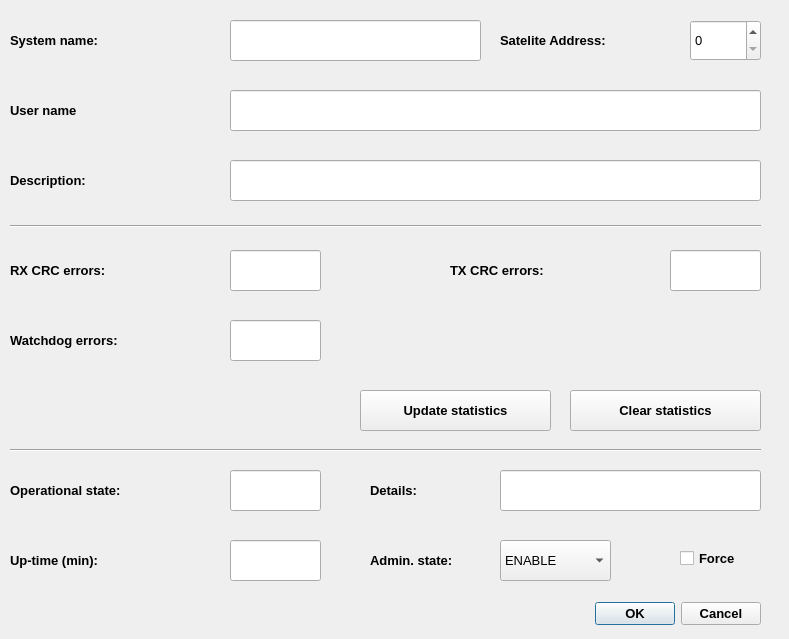
<?xml version="1.0" encoding="UTF-8"?>
<ui version="4.0">
 <class>sateliteDialog</class>
 <widget class="QDialog" name="sateliteDialog">
  <property name="geometry">
   <rect>
    <x>0</x>
    <y>0</y>
    <width>789</width>
    <height>639</height>
   </rect>
  </property>
  <property name="windowTitle">
   <string>Satelite</string>
  </property>
  <property name="windowIcon">
   <iconset>
    <normaloff>../icons/satelite.png</normaloff>../icons/satelite.png</iconset>
  </property>
  <widget class="QComboBox" name="adminStateComboBox">
   <property name="geometry">
    <rect>
     <x>500</x>
     <y>540</y>
     <width>111</width>
     <height>41</height>
    </rect>
   </property>
   <property name="font">
    <font>
     <pointsize>10</pointsize>
    </font>
   </property>
   <property name="whatsThis">
    <string>Satelite administrative state [ENABLE | DISABLE]</string>
   </property>
   <item>
    <property name="text">
     <string>ENABLE</string>
    </property>
   </item>
   <item>
    <property name="text">
     <string>DISABLE</string>
    </property>
   </item>
  </widget>
  <widget class="QLabel" name="label_3">
   <property name="geometry">
    <rect>
     <x>370</x>
     <y>540</y>
     <width>131</width>
     <height>41</height>
    </rect>
   </property>
   <property name="font">
    <font>
     <pointsize>10</pointsize>
     <weight>75</weight>
     <bold>true</bold>
    </font>
   </property>
   <property name="whatsThis">
    <string>&lt;html&gt;&lt;head/&gt;&lt;body&gt;&lt;p&gt;&lt;span style=&quot; font-weight:400;&quot;&gt;Satelite administrative state [ENABLE | DISABLE]&lt;/span&gt;&lt;/p&gt;&lt;/body&gt;&lt;/html&gt;</string>
   </property>
   <property name="text">
    <string>Admin. state:</string>
   </property>
   <property name="wordWrap">
    <bool>true</bool>
   </property>
  </widget>
  <widget class="QLabel" name="label_4">
   <property name="geometry">
    <rect>
     <x>10</x>
     <y>470</y>
     <width>221</width>
     <height>41</height>
    </rect>
   </property>
   <property name="font">
    <font>
     <pointsize>10</pointsize>
     <weight>75</weight>
     <bold>true</bold>
    </font>
   </property>
   <property name="whatsThis">
    <string>&lt;html&gt;&lt;head/&gt;&lt;body&gt;&lt;p&gt;&lt;span style=&quot; font-weight:400;&quot;&gt;Satelite operational state [AVAIL | UNAVAIL]&lt;/span&gt;&lt;/p&gt;&lt;/body&gt;&lt;/html&gt;</string>
   </property>
   <property name="text">
    <string>Operational state:</string>
   </property>
  </widget>
  <widget class="QLineEdit" name="opStateSummaryLineEdit">
   <property name="geometry">
    <rect>
     <x>230</x>
     <y>470</y>
     <width>91</width>
     <height>41</height>
    </rect>
   </property>
   <property name="font">
    <font>
     <pointsize>10</pointsize>
    </font>
   </property>
   <property name="whatsThis">
    <string>Satelite operational state [AVAIL | UNAVAIL]</string>
   </property>
   <property name="text">
    <string/>
   </property>
   <property name="readOnly">
    <bool>true</bool>
   </property>
  </widget>
  <widget class="QCheckBox" name="adminStateForceCheckBox">
   <property name="geometry">
    <rect>
     <x>680</x>
     <y>538</y>
     <width>91</width>
     <height>41</height>
    </rect>
   </property>
   <property name="font">
    <font>
     <pointsize>10</pointsize>
     <weight>75</weight>
     <bold>true</bold>
    </font>
   </property>
   <property name="whatsThis">
    <string>&lt;html&gt;&lt;head/&gt;&lt;body&gt;&lt;p&gt;&lt;span style=&quot; font-weight:400;&quot;&gt;Satelite Force Admin state change - recursively changes admin state of childs&lt;/span&gt;&lt;/p&gt;&lt;/body&gt;&lt;/html&gt;</string>
   </property>
   <property name="text">
    <string>Force</string>
   </property>
  </widget>
  <widget class="QLabel" name="label_5">
   <property name="geometry">
    <rect>
     <x>10</x>
     <y>540</y>
     <width>221</width>
     <height>41</height>
    </rect>
   </property>
   <property name="font">
    <font>
     <pointsize>10</pointsize>
     <weight>75</weight>
     <bold>true</bold>
    </font>
   </property>
   <property name="whatsThis">
    <string>&lt;html&gt;&lt;head/&gt;&lt;body&gt;&lt;p&gt;&lt;span style=&quot; font-weight:400;&quot;&gt;Satelite uptime - time sinse previous satelite start&lt;/span&gt;&lt;/p&gt;&lt;/body&gt;&lt;/html&gt;</string>
   </property>
   <property name="text">
    <string>Up-time (min):</string>
   </property>
  </widget>
  <widget class="QLineEdit" name="upTimeLineEdit">
   <property name="geometry">
    <rect>
     <x>230</x>
     <y>540</y>
     <width>91</width>
     <height>41</height>
    </rect>
   </property>
   <property name="font">
    <font>
     <pointsize>10</pointsize>
    </font>
   </property>
   <property name="whatsThis">
    <string>Satelite uptime - time sinse previous satelite start</string>
   </property>
   <property name="text">
    <string/>
   </property>
   <property name="readOnly">
    <bool>true</bool>
   </property>
  </widget>
  <widget class="QDialogButtonBox" name="confirmButtonBox">
   <property name="geometry">
    <rect>
     <x>590</x>
     <y>588</y>
     <width>171</width>
     <height>51</height>
    </rect>
   </property>
   <property name="font">
    <font>
     <pointsize>10</pointsize>
     <weight>75</weight>
     <bold>true</bold>
    </font>
   </property>
   <property name="standardButtons">
    <set>QDialogButtonBox::Cancel|QDialogButtonBox::Ok</set>
   </property>
  </widget>
  <widget class="QLabel" name="label_9">
   <property name="geometry">
    <rect>
     <x>370</x>
     <y>470</y>
     <width>91</width>
     <height>41</height>
    </rect>
   </property>
   <property name="font">
    <font>
     <pointsize>10</pointsize>
     <weight>75</weight>
     <bold>true</bold>
    </font>
   </property>
   <property name="whatsThis">
    <string>&lt;html&gt;&lt;head/&gt;&lt;body&gt;&lt;p&gt;&lt;span style=&quot; font-weight:400;&quot;&gt;Satelite detailed operational state [INIT | DISABLE | CBL | ERRSEC | FAIL]&lt;/span&gt;&lt;/p&gt;&lt;/body&gt;&lt;/html&gt;</string>
   </property>
   <property name="text">
    <string>Details:</string>
   </property>
  </widget>
  <widget class="QLineEdit" name="opStateDetailLineEdit">
   <property name="geometry">
    <rect>
     <x>500</x>
     <y>470</y>
     <width>261</width>
     <height>41</height>
    </rect>
   </property>
   <property name="font">
    <font>
     <pointsize>10</pointsize>
    </font>
   </property>
   <property name="whatsThis">
    <string>&lt;html&gt;&lt;head/&gt;&lt;body&gt;&lt;p&gt;Satelite detailed operational state [INIT | DISABLE | CBL | ERRSEC | FAIL]&lt;/p&gt;&lt;/body&gt;&lt;/html&gt;</string>
   </property>
   <property name="text">
    <string/>
   </property>
   <property name="readOnly">
    <bool>true</bool>
   </property>
  </widget>
  <widget class="QLabel" name="label_10">
   <property name="geometry">
    <rect>
     <x>500</x>
     <y>20</y>
     <width>181</width>
     <height>41</height>
    </rect>
   </property>
   <property name="font">
    <font>
     <pointsize>10</pointsize>
     <weight>75</weight>
     <bold>true</bold>
    </font>
   </property>
   <property name="whatsThis">
    <string>&lt;html&gt;&lt;head/&gt;&lt;body&gt;&lt;p&gt;&lt;span style=&quot; font-weight:400;&quot;&gt;Satelite address&lt;/span&gt;&lt;/p&gt;&lt;/body&gt;&lt;/html&gt;</string>
   </property>
   <property name="text">
    <string>Satelite Address:</string>
   </property>
  </widget>
  <widget class="QLineEdit" name="descriptionLineEdit">
   <property name="geometry">
    <rect>
     <x>230</x>
     <y>160</y>
     <width>531</width>
     <height>41</height>
    </rect>
   </property>
   <property name="font">
    <font>
     <pointsize>10</pointsize>
    </font>
   </property>
   <property name="whatsThis">
    <string>Satelite description</string>
   </property>
   <property name="text">
    <string/>
   </property>
   <property name="readOnly">
    <bool>false</bool>
   </property>
  </widget>
  <widget class="QLabel" name="label_16">
   <property name="geometry">
    <rect>
     <x>10</x>
     <y>160</y>
     <width>221</width>
     <height>41</height>
    </rect>
   </property>
   <property name="font">
    <font>
     <pointsize>10</pointsize>
     <weight>75</weight>
     <bold>true</bold>
    </font>
   </property>
   <property name="whatsThis">
    <string>&lt;html&gt;&lt;head/&gt;&lt;body&gt;&lt;p&gt;&lt;span style=&quot; font-size:8pt; font-weight:400;&quot;&gt;Satelite description&lt;/span&gt;&lt;/p&gt;&lt;/body&gt;&lt;/html&gt;</string>
   </property>
   <property name="text">
    <string>Description:</string>
   </property>
  </widget>
  <widget class="QLineEdit" name="rxCrcErrLineEdit">
   <property name="geometry">
    <rect>
     <x>230</x>
     <y>250</y>
     <width>91</width>
     <height>41</height>
    </rect>
   </property>
   <property name="font">
    <font>
     <pointsize>10</pointsize>
    </font>
   </property>
   <property name="whatsThis">
    <string>Received CRC errors</string>
   </property>
   <property name="text">
    <string/>
   </property>
   <property name="readOnly">
    <bool>true</bool>
   </property>
  </widget>
  <widget class="QLabel" name="label_7">
   <property name="geometry">
    <rect>
     <x>10</x>
     <y>250</y>
     <width>221</width>
     <height>41</height>
    </rect>
   </property>
   <property name="font">
    <font>
     <pointsize>10</pointsize>
     <weight>75</weight>
     <bold>true</bold>
    </font>
   </property>
   <property name="whatsThis">
    <string>&lt;html&gt;&lt;head/&gt;&lt;body&gt;&lt;p&gt;&lt;span style=&quot; font-weight:400;&quot;&gt;Received CRC errors&lt;/span&gt;&lt;/p&gt;&lt;/body&gt;&lt;/html&gt;</string>
   </property>
   <property name="text">
    <string>RX CRC errors:</string>
   </property>
  </widget>
  <widget class="QLineEdit" name="wdErrLineEdit">
   <property name="geometry">
    <rect>
     <x>230</x>
     <y>320</y>
     <width>91</width>
     <height>41</height>
    </rect>
   </property>
   <property name="font">
    <font>
     <pointsize>10</pointsize>
    </font>
   </property>
   <property name="whatsThis">
    <string>&lt;html&gt;&lt;head/&gt;&lt;body&gt;&lt;p&gt;Watchdog errors&lt;/p&gt;&lt;/body&gt;&lt;/html&gt;</string>
   </property>
   <property name="text">
    <string/>
   </property>
   <property name="readOnly">
    <bool>true</bool>
   </property>
  </widget>
  <widget class="QLabel" name="label_11">
   <property name="geometry">
    <rect>
     <x>10</x>
     <y>320</y>
     <width>221</width>
     <height>41</height>
    </rect>
   </property>
   <property name="font">
    <font>
     <pointsize>10</pointsize>
     <weight>75</weight>
     <bold>true</bold>
    </font>
   </property>
   <property name="whatsThis">
    <string>&lt;html&gt;&lt;head/&gt;&lt;body&gt;&lt;p&gt;&lt;span style=&quot; font-weight:400;&quot;&gt;Watchdog errors&lt;/span&gt;&lt;/p&gt;&lt;/body&gt;&lt;/html&gt;</string>
   </property>
   <property name="text">
    <string>Watchdog errors:</string>
   </property>
  </widget>
  <widget class="QPushButton" name="clearStatsPushButton">
   <property name="geometry">
    <rect>
     <x>570</x>
     <y>390</y>
     <width>191</width>
     <height>41</height>
    </rect>
   </property>
   <property name="font">
    <font>
     <pointsize>10</pointsize>
     <weight>75</weight>
     <bold>true</bold>
    </font>
   </property>
   <property name="whatsThis">
    <string>&lt;html&gt;&lt;head/&gt;&lt;body&gt;&lt;p&gt;&lt;span style=&quot; font-weight:400;&quot;&gt;Reset statistics&lt;/span&gt;&lt;/p&gt;&lt;/body&gt;&lt;/html&gt;</string>
   </property>
   <property name="text">
    <string>Clear statistics</string>
   </property>
  </widget>
  <widget class="QPushButton" name="updateStatsPushButton">
   <property name="geometry">
    <rect>
     <x>360</x>
     <y>390</y>
     <width>191</width>
     <height>41</height>
    </rect>
   </property>
   <property name="font">
    <font>
     <pointsize>10</pointsize>
     <weight>75</weight>
     <bold>true</bold>
    </font>
   </property>
   <property name="whatsThis">
    <string>&lt;html&gt;&lt;head/&gt;&lt;body&gt;&lt;p&gt;&lt;span style=&quot; font-weight:400;&quot;&gt;Update statistics in real time&lt;/span&gt;&lt;/p&gt;&lt;/body&gt;&lt;/html&gt;</string>
   </property>
   <property name="text">
    <string>Update statistics</string>
   </property>
   <property name="checkable">
    <bool>false</bool>
   </property>
  </widget>
  <widget class="QLineEdit" name="txCrcErrLineEdit">
   <property name="geometry">
    <rect>
     <x>670</x>
     <y>250</y>
     <width>91</width>
     <height>41</height>
    </rect>
   </property>
   <property name="font">
    <font>
     <pointsize>10</pointsize>
    </font>
   </property>
   <property name="whatsThis">
    <string>Transmit CRC errors (detected by the decoder satelite link receiver)</string>
   </property>
   <property name="text">
    <string/>
   </property>
   <property name="readOnly">
    <bool>true</bool>
   </property>
  </widget>
  <widget class="QSpinBox" name="satAddrSpinBox">
   <property name="geometry">
    <rect>
     <x>690</x>
     <y>20</y>
     <width>71</width>
     <height>41</height>
    </rect>
   </property>
   <property name="font">
    <font>
     <pointsize>10</pointsize>
    </font>
   </property>
   <property name="whatsThis">
    <string>Satelite address</string>
   </property>
   <property name="maximum">
    <number>16</number>
   </property>
  </widget>
  <widget class="Line" name="line">
   <property name="geometry">
    <rect>
     <x>10</x>
     <y>216</y>
     <width>751</width>
     <height>20</height>
    </rect>
   </property>
   <property name="orientation">
    <enum>Qt::Horizontal</enum>
   </property>
  </widget>
  <widget class="QLabel" name="label_12">
   <property name="geometry">
    <rect>
     <x>450</x>
     <y>250</y>
     <width>221</width>
     <height>41</height>
    </rect>
   </property>
   <property name="font">
    <font>
     <pointsize>10</pointsize>
     <weight>75</weight>
     <bold>true</bold>
    </font>
   </property>
   <property name="whatsThis">
    <string>&lt;html&gt;&lt;head/&gt;&lt;body&gt;&lt;p&gt;&lt;span style=&quot; font-size:8pt; font-weight:400;&quot;&gt;Transmit CRC errors (detected by the decoder satelite link receiver)&lt;/span&gt;&lt;/p&gt;&lt;/body&gt;&lt;/html&gt;</string>
   </property>
   <property name="text">
    <string>TX CRC errors:</string>
   </property>
  </widget>
  <widget class="Line" name="line_2">
   <property name="geometry">
    <rect>
     <x>10</x>
     <y>440</y>
     <width>751</width>
     <height>20</height>
    </rect>
   </property>
   <property name="orientation">
    <enum>Qt::Horizontal</enum>
   </property>
  </widget>
  <widget class="QLabel" name="label_17">
   <property name="geometry">
    <rect>
     <x>10</x>
     <y>20</y>
     <width>221</width>
     <height>41</height>
    </rect>
   </property>
   <property name="font">
    <font>
     <pointsize>10</pointsize>
     <weight>75</weight>
     <bold>true</bold>
    </font>
   </property>
   <property name="whatsThis">
    <string>&lt;html&gt;&lt;head/&gt;&lt;body&gt;&lt;p&gt;&lt;span style=&quot; font-size:8pt; font-weight:400;&quot;&gt;Satelite description&lt;/span&gt;&lt;/p&gt;&lt;/body&gt;&lt;/html&gt;</string>
   </property>
   <property name="text">
    <string>System name:</string>
   </property>
  </widget>
  <widget class="QLineEdit" name="sysNameLineEdit">
   <property name="geometry">
    <rect>
     <x>230</x>
     <y>20</y>
     <width>251</width>
     <height>41</height>
    </rect>
   </property>
   <property name="font">
    <font>
     <pointsize>10</pointsize>
    </font>
   </property>
   <property name="whatsThis">
    <string>Satelite description</string>
   </property>
   <property name="text">
    <string/>
   </property>
   <property name="readOnly">
    <bool>false</bool>
   </property>
  </widget>
  <widget class="QLabel" name="label_18">
   <property name="geometry">
    <rect>
     <x>10</x>
     <y>90</y>
     <width>211</width>
     <height>41</height>
    </rect>
   </property>
   <property name="font">
    <font>
     <pointsize>10</pointsize>
     <weight>75</weight>
     <bold>true</bold>
    </font>
   </property>
   <property name="whatsThis">
    <string>&lt;html&gt;&lt;head/&gt;&lt;body&gt;&lt;p&gt;&lt;span style=&quot; font-size:8pt; font-weight:400;&quot;&gt;Satelite description&lt;/span&gt;&lt;/p&gt;&lt;/body&gt;&lt;/html&gt;</string>
   </property>
   <property name="text">
    <string>User name</string>
   </property>
  </widget>
  <widget class="QLineEdit" name="usrNameLineEdit">
   <property name="geometry">
    <rect>
     <x>230</x>
     <y>90</y>
     <width>531</width>
     <height>41</height>
    </rect>
   </property>
   <property name="font">
    <font>
     <pointsize>10</pointsize>
    </font>
   </property>
   <property name="whatsThis">
    <string>Satelite description</string>
   </property>
   <property name="text">
    <string/>
   </property>
   <property name="readOnly">
    <bool>false</bool>
   </property>
  </widget>
 </widget>
 <resources/>
 <connections/>
</ui>
